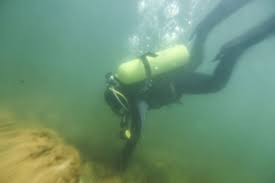
%> input picture images.jpg, 275 x 183 px
$ octave test.m   (GNU Octave 9; MATLAB toolbox functions it lacks are replaced by stand-ins)
%> lines starting %> are read from the running program, lines starting %| are printed output that depends on the picture
clear;
rgb_in = imread('images.jpg');
%> rgb_in is the input picture: size 183x275x3 uint8; mean R, G, B 110.4, 147.3, 117.8

rgb = double(rgb_in);
R = rgb(:,:,1);
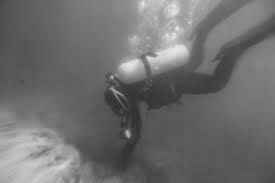
%> R: size 183x275 double; min 44, max 232, mean 110.4
G = rgb(:,:,2);
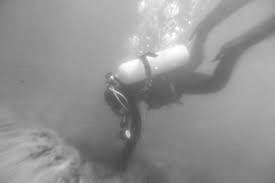
%> G: size 183x275 double; min 70, max 255, mean 147.3
B = rgb(:,:,3);
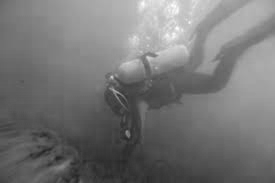
%> B: size 183x275 double; min 35, max 255, mean 117.8
mx=max(rgb,[],3);% max of the 3 colors
mn=min(rgb,[],3);% min of the 3 colors
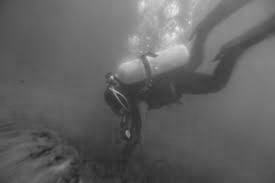
%> mn: size 183x275 double; min 35, max 232, mean 98.8

alpha = 0.01 * (mn ./ mx);
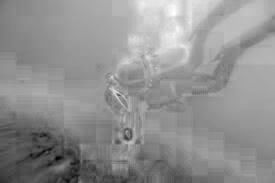
%> alpha: size 183x275 double; min 0.00294, max 0.0093, mean 0.00657; drawn with min black and max white
gamma = 3;
Q = exp(alpha .* gamma);
% xyz = rgb2xyz(rgb);
% lab = xyz2lab(xyz);
% calculate Chroma
%> (the run ends here)
